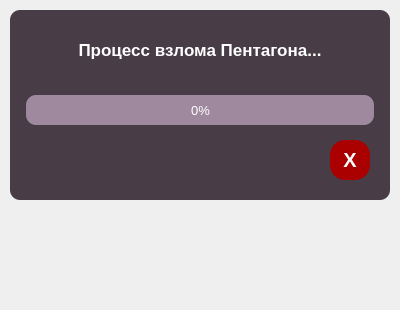
<?xml version="1.0" encoding="UTF-8"?>
<ui version="4.0">
 <class>Form</class>
 <widget class="QWidget" name="Form">
  <property name="geometry">
   <rect>
    <x>0</x>
    <y>0</y>
    <width>400</width>
    <height>310</height>
   </rect>
  </property>
  <property name="windowTitle">
   <string>Form</string>
  </property>
  <widget class="QFrame" name="frame">
   <property name="geometry">
    <rect>
     <x>10</x>
     <y>10</y>
     <width>380</width>
     <height>190</height>
    </rect>
   </property>
   <property name="styleSheet">
    <string notr="true">border-radius: 10px;
background-color: rgb(72, 60, 70);</string>
   </property>
   <property name="frameShape">
    <enum>QFrame::StyledPanel</enum>
   </property>
   <property name="frameShadow">
    <enum>QFrame::Raised</enum>
   </property>
   <widget class="QProgressBar" name="progressBar">
    <property name="geometry">
     <rect>
      <x>16</x>
      <y>85</y>
      <width>348</width>
      <height>30</height>
     </rect>
    </property>
    <property name="font">
     <font>
      <pointsize>10</pointsize>
     </font>
    </property>
    <property name="styleSheet">
     <string notr="true">QProgressBar{
background-color: rgb(159, 137, 159);
border-radius: 10px;
color: rgb(255, 255, 255);}

QProgressBar::chunk{
	border-radius: 10px;
	background-color: qlineargradient(spread:pad, x1:0, y1:0.278, x2:1, y2:0.67, stop:0 rgba(201, 87, 149, 255), stop:1 rgba(180, 65, 244, 255));
}</string>
    </property>
    <property name="value">
     <number>0</number>
    </property>
    <property name="alignment">
     <set>Qt::AlignCenter</set>
    </property>
   </widget>
   <widget class="QLabel" name="label">
    <property name="geometry">
     <rect>
      <x>20</x>
      <y>25</y>
      <width>340</width>
      <height>30</height>
     </rect>
    </property>
    <property name="font">
     <font>
      <pointsize>13</pointsize>
      <weight>75</weight>
      <bold>true</bold>
     </font>
    </property>
    <property name="styleSheet">
     <string notr="true">border-radius: 10px;
border-top-color: rgb(255, 255, 255);
border-color: rgb(255, 255, 255);
color: rgb(255, 255, 255);
</string>
    </property>
    <property name="text">
     <string>Процесс взлома Пентагона...</string>
    </property>
    <property name="alignment">
     <set>Qt::AlignCenter</set>
    </property>
   </widget>
   <widget class="QLabel" name="label_2">
    <property name="geometry">
     <rect>
      <x>20</x>
      <y>130</y>
      <width>340</width>
      <height>20</height>
     </rect>
    </property>
    <property name="font">
     <font>
      <pointsize>11</pointsize>
     </font>
    </property>
    <property name="styleSheet">
     <string notr="true">color: rgb(255, 255, 255);</string>
    </property>
    <property name="text">
     <string/>
    </property>
    <property name="alignment">
     <set>Qt::AlignCenter</set>
    </property>
   </widget>
   <widget class="QPushButton" name="pushButton_2">
    <property name="geometry">
     <rect>
      <x>320</x>
      <y>130</y>
      <width>40</width>
      <height>40</height>
     </rect>
    </property>
    <property name="font">
     <font>
      <pointsize>15</pointsize>
      <weight>75</weight>
      <bold>true</bold>
     </font>
    </property>
    <property name="cursor">
     <cursorShape>PointingHandCursor</cursorShape>
    </property>
    <property name="styleSheet">
     <string notr="true">border-radius:15px;
color: rgb(255, 255, 255);
background-color: rgb(170, 0, 0);</string>
    </property>
    <property name="text">
     <string>Х</string>
    </property>
    <property name="autoDefault">
     <bool>false</bool>
    </property>
   </widget>
   <widget class="QPushButton" name="pushButton_cancel">
    <property name="geometry">
     <rect>
      <x>90</x>
      <y>230</y>
      <width>180</width>
      <height>33</height>
     </rect>
    </property>
    <property name="sizePolicy">
     <sizepolicy hsizetype="Maximum" vsizetype="Maximum">
      <horstretch>0</horstretch>
      <verstretch>0</verstretch>
     </sizepolicy>
    </property>
    <property name="font">
     <font>
      <pointsize>12</pointsize>
      <weight>75</weight>
      <bold>true</bold>
     </font>
    </property>
    <property name="cursor">
     <cursorShape>PointingHandCursor</cursorShape>
    </property>
    <property name="styleSheet">
     <string notr="true">background-color: rgb(170, 0, 0);
color: rgb(255, 255, 255);</string>
    </property>
    <property name="text">
     <string>Cancel</string>
    </property>
   </widget>
  </widget>
 </widget>
 <resources/>
 <connections/>
</ui>
